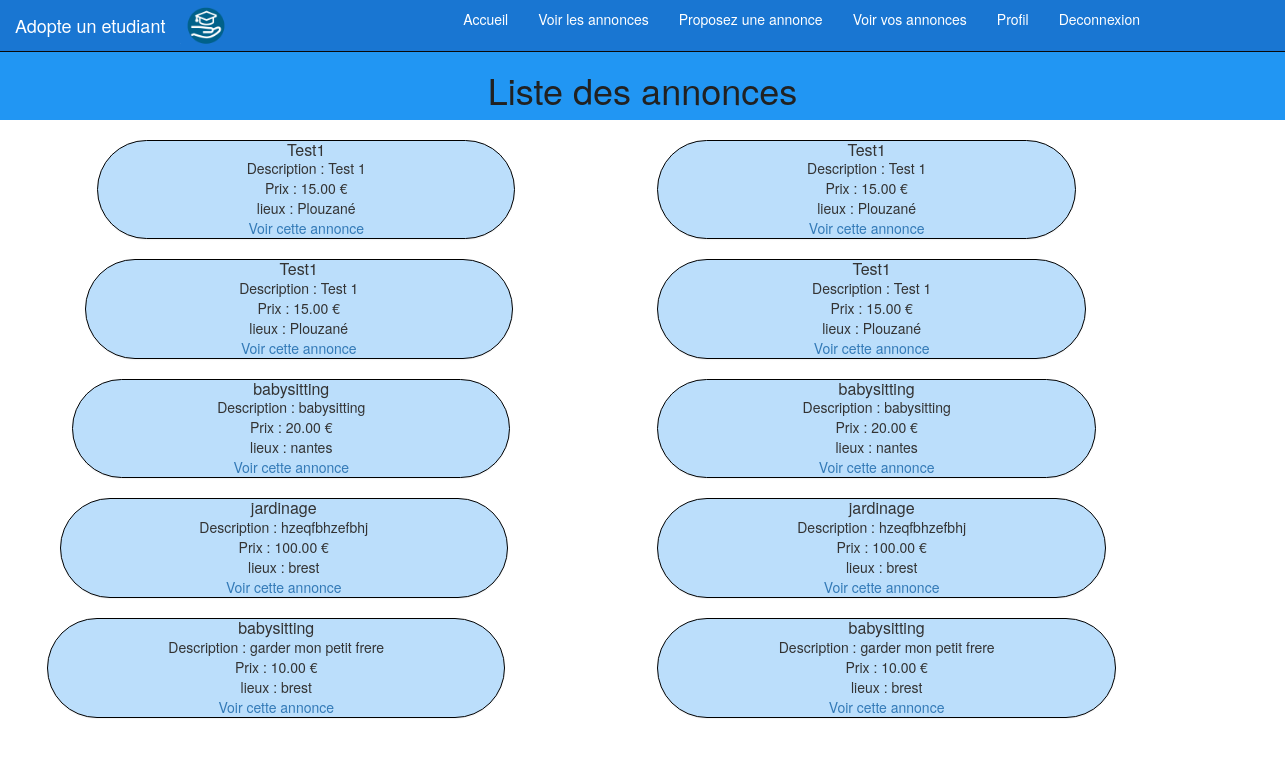
The app's page /annonces/, older data.
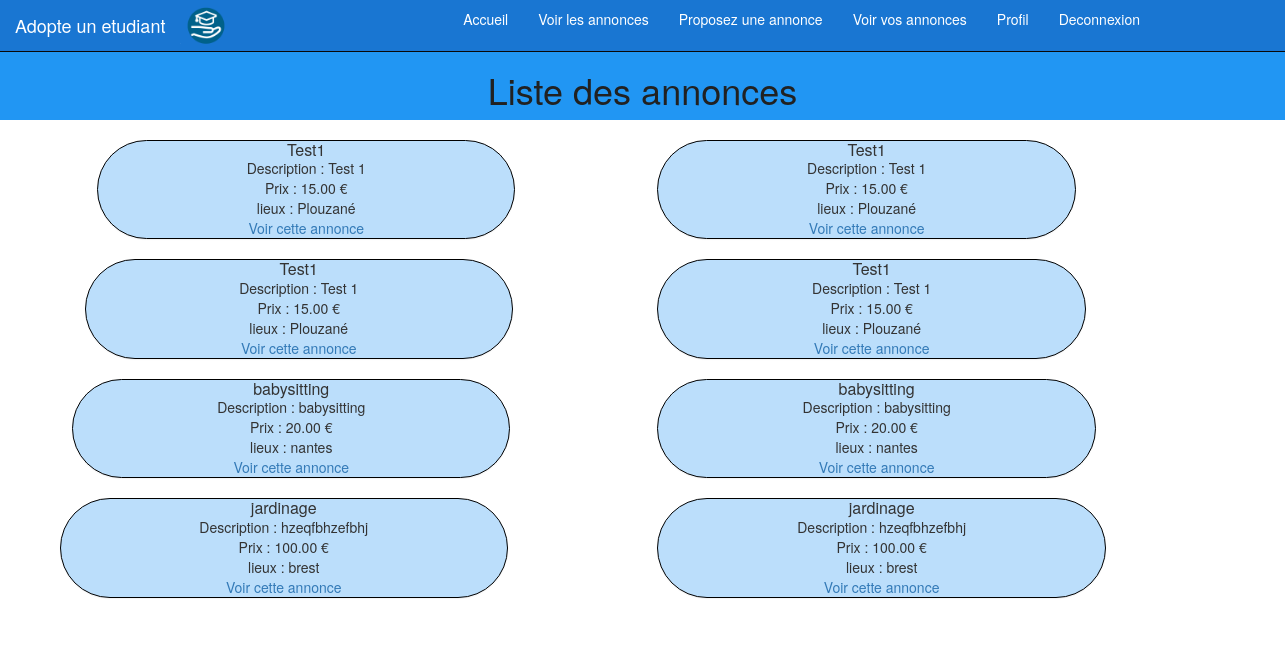
The same page, newer data.
### profils/models.py (models this page shows, shortened)
class Annonce (models.Model) :
	titre = models.CharField(max_length=200)
	annonce = models.TextField(null=False)
	date = models.DateTimeField(auto_now_add=True, auto_now=False, verbose_name = "Date de dépôt")
	prix = models.DecimalField(max_digits=5,decimal_places=2)
	annonceur = models.CharField(max_length=100)
	etudiant = models.CharField(max_length=100, blank=True) # blank permet de rendre ce champs optionnel
	lieux = models.CharField(max_length=50)
	distance_max = models.IntegerField()
	numero = models.IntegerField()
	etat = models.CharField(max_length=10)
	postulant = models.CharField(max_length=100, null=True)
	message_postulant = models.TextField(max_length=1000,null=True)

### profils/views.py (the view)
# urls.py: url(r'^annonces/$',views.list_annonces),
def list_annonces(request):
    annonces = Annonce.objects.filter(etat="a_faire")
    nb_q_annonce = len(annonces) // 2
    nb_r_annonce = len(annonces) % 2
    return render(request,'profils/list_annonces.html',locals())

### profils/templates/profils/list_annonces.html (shortened to what this page needs)
<!DOCTYPE html>
<html lang="fr">
<head>
    {% load static %}
    <link rel="stylesheet" href="{% static 'style.css' %}" >
    <link rel="stylesheet" href="{% static 'css/bootstrap.css' %}">
</head>
<body>
<div class="row" style="height: 50px">
<nav class="navbar navbar-inverse navbar-fixed-top" style="background-color: #1976D2">
  <div class="container" style="display:inline-block">
    <div id="navbar" style="display: inline-block;">
        <img src="{% static 'img/logo.png' %}" alt="mon image" width="10%" height="10%">
    </div>
    <div class="navbar-header" >
      <a class="navbar-brand" href="#" style="color :#FFFFFF">Adopte un etudiant</a>
    </div>
    <div id="navbar" class="collapse navbar-collapse" >
      <ul class="nav navbar-nav" style="float:right; margin : -5% 0 0 0" >
        <li class="active" ><a href="/" style="background-color: #1976D2">Accueil</a></li>
        <li><a href="/annonces" style="color:#FFFFFF">Voir les annonces</a></li>
        <li><a href="/proposer_annonce" style="color :#FFFFFF"> Proposez une annonce </a></li>
        <li><a href="/voir_annonces_perso/a_faire" style="color:#FFFFFF"> Voir vos annonces</a></li>
        <li><a href="/profil" style="color:#FFFFFF"> Profil</a></li>
        <li><a href="/deconnexion" style="color:#FFFFFF"> Deconnexion </a></li>
      </ul>
    </div>
  </div>
</nav>
</div>
<div class="row" >
	<div class="row" style="background-color: #2196F3; text-align: center;">
		<div class="col-lg-4 col-lg-offset-4">
			<h1 style="color:#212121">Liste des annonces</h1>
		</div>
	</div>
	<br>
	{% for annonce in annonces %}
		<div class="row">
			<div class="col-lg-4 col-md-4 col-md-offset-1 col-lg-offset-1">
				<div class="panel panel-default" style="text-align: center; border-radius: 50px; border-color:#000000; background-color: #BBDEFB">
					<h2 class="panel-title" style="border-radius: 50px;">{{ annonce.titre }}</h2>
					Description : {{annonce.annonce }} <br/>
					Prix : {{ annonce.prix }} € <br/>
					lieux : {{ annonce.lieux }} <br/>
					<a href="{% url "lire_annonce" annonce.numero%}">Voir cette annonce</a>
				</div>
			</div>
			<div class="col-lg-4 col-md-4 col-md-offset-1 col-lg-offset-1">
				<div class="panel panel-default" style="text-align: center; border-radius: 50px; border-color:#000000; background-color: #BBDEFB">
					<h2 class="panel-title" style="border-radius: 50px;">{{ annonce.titre }}</h2>
					Description : {{annonce.annonce }} <br/>
					Prix : {{ annonce.prix }} € <br/>
					lieux : {{ annonce.lieux }} <br/>
					<a href="{% url "lire_annonce" annonce.numero%}">Voir cette annonce</a>
				</div>
		</div>
{% endfor %}
</div>
</body>
</html>

Row changes from the older to the newer data that the page shows:
no longer on this page (row edited): Annonce: titre "babysitting", annonce "garder mon petit frere", prix "10.00", lieux "brest"
